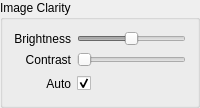
          <widget class="QGroupBox" name="imageGroup">
           <property name="title">
            <string>Image Clarity</string>
           </property>
           <layout class="QGridLayout" name="gridLayout_2">
            <item row="0" column="0">
             <widget class="QLabel" name="brightnessLabel">
              <property name="text">
               <string>Brightness</string>
              </property>
              <property name="alignment">
               <set>Qt::AlignRight|Qt::AlignTrailing|Qt::AlignVCenter</set>
              </property>
             </widget>
            </item>
            <item row="1" column="0">
             <widget class="QLabel" name="contastLabel">
              <property name="text">
               <string>Contrast</string>
              </property>
              <property name="alignment">
               <set>Qt::AlignRight|Qt::AlignTrailing|Qt::AlignVCenter</set>
              </property>
             </widget>
            </item>
            <item row="0" column="1">
             <widget class="QSlider" name="brightnessSlider">
              <property name="enabled">
               <bool>false</bool>
              </property>
              <property name="toolTip">
               <string>Modify Brightness</string>
              </property>
              <property name="statusTip">
               <string>Drag the sliderbar to modify the brightness</string>
              </property>
              <property name="minimum">
               <number>0</number>
              </property>
              <property name="maximum">
               <number>255</number>
              </property>
              <property name="value">
               <number>127</number>
              </property>
              <property name="orientation">
               <enum>Qt::Horizontal</enum>
              </property>
             </widget>
            </item>
            <item row="1" column="1">
             <widget class="QSlider" name="contrastSlider">
              <property name="enabled">
               <bool>false</bool>
              </property>
              <property name="toolTip">
               <string>Modify Contrast</string>
              </property>
              <property name="statusTip">
               <string>Drag the sliderbar to modify the contrast</string>
              </property>
              <property name="maximum">
               <number>255</number>
              </property>
              <property name="value">
               <number>0</number>
              </property>
              <property name="orientation">
               <enum>Qt::Horizontal</enum>
              </property>
             </widget>
            </item>
            <item row="2" column="1">
             <widget class="QCheckBox" name="autoContrast">
              <property name="minimumSize">
               <size>
                <width>0</width>
                <height>21</height>
               </size>
              </property>
              <property name="toolTip">
               <string/>
              </property>
              <property name="statusTip">
               <string>Allow system to control brightness and contrast automatically</string>
              </property>
              <property name="text">
               <string/>
              </property>
              <property name="checked">
               <bool>true</bool>
              </property>
             </widget>
            </item>
            <item row="2" column="0">
             <widget class="QLabel" name="label_2">
              <property name="text">
               <string>Auto</string>
              </property>
              <property name="alignment">
               <set>Qt::AlignRight|Qt::AlignTrailing|Qt::AlignVCenter</set>
              </property>
             </widget>
            </item>
           </layout>
          </widget>
